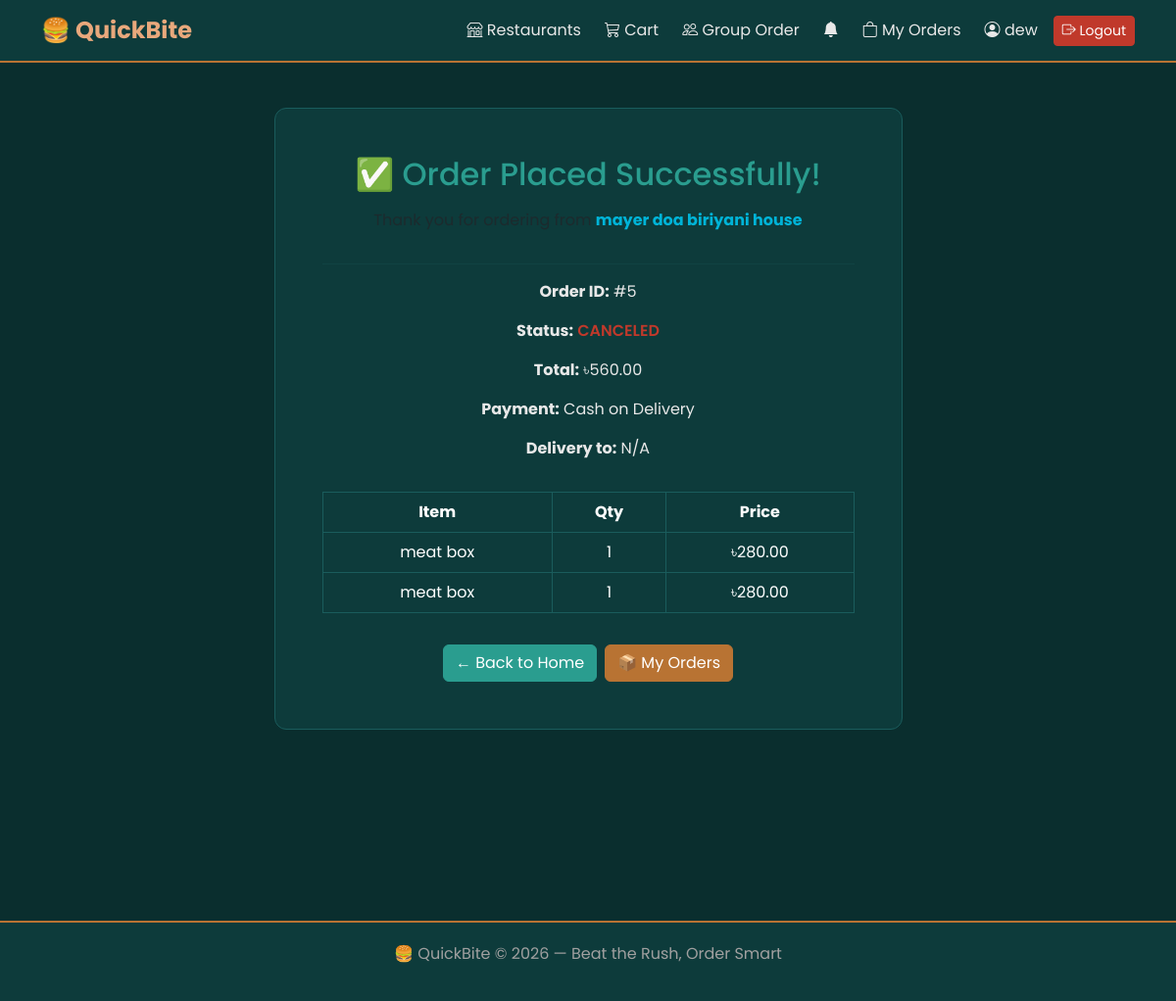
The page /orders/success/5/ (signed in) on the database as committed earlier.
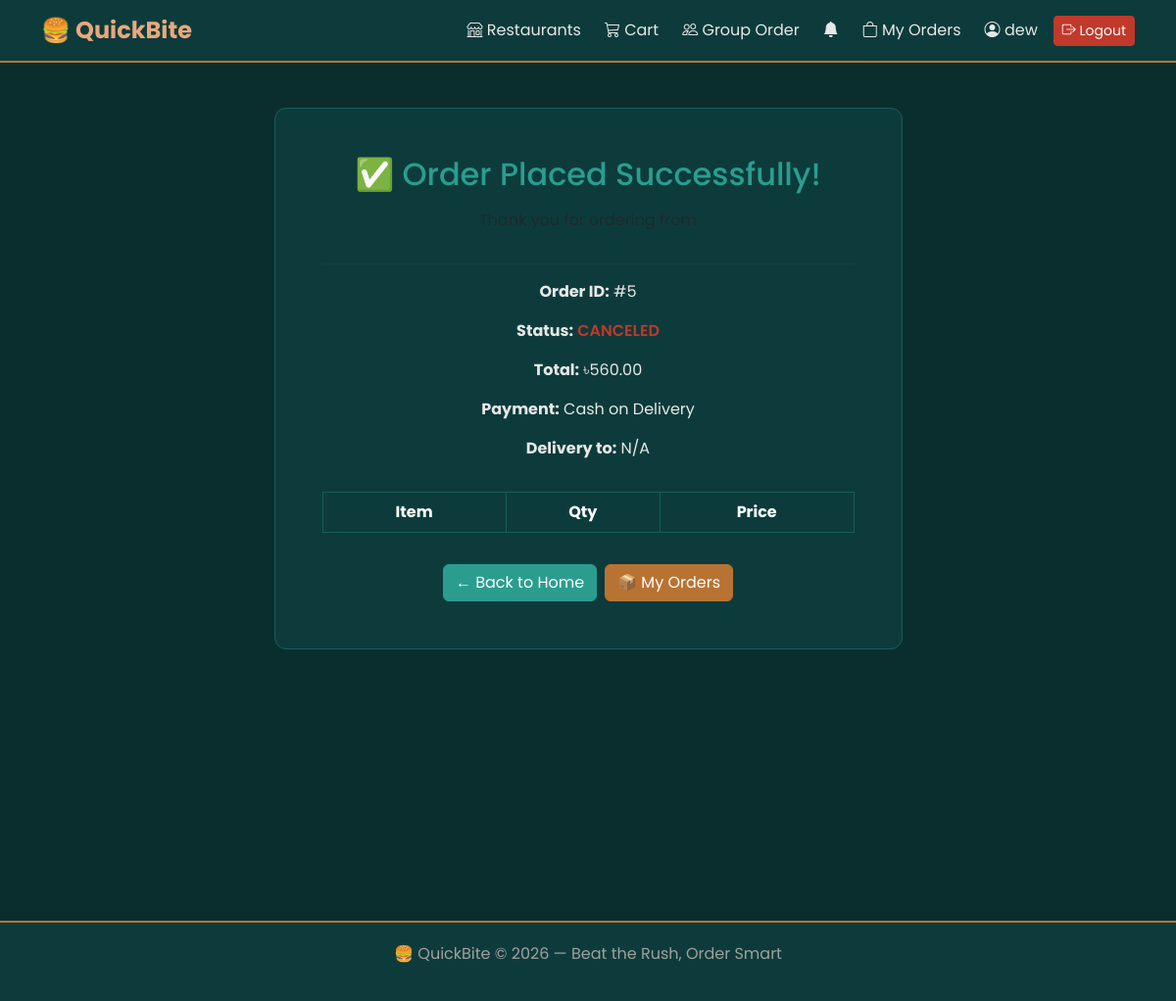
The same page on the database as committed later.
### orders/models.py (models this page shows, shortened)
class Order(models.Model):
    PAYMENT_CHOICES = [
        ('COD', 'Cash on Delivery'),
        ('BKASH', 'Bkash'),
        ('NAGAD', 'Nagad'),
    ]
    STATUS_CHOICES = [
        ('PENDING',    'Order Placed'),
        ('CONFIRMED',  'Confirmed'),
        ('PREPARING',  'Preparing'),
        ('ON_THE_WAY', 'On the Way'),
        ('DELIVERED',  'Delivered'),
        ('CANCELED',   'Canceled'),
    ]
    restaurant = models.ForeignKey(
        Restaurant, on_delete=models.SET_NULL,
        null=True, related_name='orders'
    )
    user = models.ForeignKey(
        settings.AUTH_USER_MODEL,
        on_delete=models.CASCADE
    )
    status = models.CharField(
        max_length=20,
        choices=STATUS_CHOICES,
        default='PENDING'
    )
    total_price = models.DecimalField(
        max_digits=10, decimal_places=2, default=0
    )
    delivery_charge = models.DecimalField(
        max_digits=6, decimal_places=2, default=0
    )
    is_paid = models.BooleanField(default=False)
    created_at = models.DateTimeField(auto_now_add=True)
    payment_method = models.CharField(
        max_length=10,
        choices=PAYMENT_CHOICES,
        default='COD'
    )
    customer_phone = models.CharField(max_length=15)
    customer_address = models.TextField()

class OrderItem(models.Model):
    order = models.ForeignKey(
        Order, on_delete=models.CASCADE,
        related_name='items'
    )
    menu_item = models.ForeignKey(
        MenuItem, on_delete=models.CASCADE
    )
    quantity = models.PositiveIntegerField(default=1)
    price = models.DecimalField(max_digits=8, decimal_places=2)

### restaurants/models.py (models this page shows, shortened)
class Restaurant(models.Model):
    owner = models.OneToOneField(
        settings.AUTH_USER_MODEL,
        on_delete=models.CASCADE,
        related_name='restaurant'
    )
    name = models.CharField(max_length=100)
    description = models.TextField()
    image = models.ImageField(upload_to='restaurant_images/', blank=True, null=True)
    address = models.CharField(max_length=255)
    phone = models.CharField(max_length=15, blank=True, null=True)
    opening_time = models.TimeField(blank=True, null=True)
    closing_time = models.TimeField(blank=True, null=True)
    is_active = models.BooleanField(default=True)

class MenuItem(models.Model):
    restaurant = models.ForeignKey(
        Restaurant,
        on_delete=models.CASCADE,
        related_name='menu_items'
    )
    name = models.CharField(max_length=100)
    description = models.TextField(blank=True)
    image = models.ImageField(upload_to='menu_item_images/', blank=True, null=True)
    price = models.DecimalField(max_digits=8, decimal_places=2)
    ingredients = models.TextField(blank=True, null=True)
    is_available = models.BooleanField(default=True)

### orders/views.py (the view)
# urls.py: path('success/<int:order_id>/', views.order_success, name='order_success'),
@login_required
def order_success(request, order_id):
    order = get_object_or_404(Order, id=order_id, user=request.user)
    return render(request, 'orders/order_success.html', {'order': order})

### orders/views.py (called while the page is built)
def notification_count(request):
    if request.user.is_authenticated:
        count = request.user.notifications.filter(is_read=False).count()
        return {'unread_notifications': count}
    return {'unread_notifications': 0}

### templates/orders/order_success.html (shortened to what this page needs)
{% extends 'base.html' %}
{% block content %}
<div class="row justify-content-center">
    <div class="col-md-7 text-center">
        <div class="card p-5">
            <h2 style="color:#2a9d8f;">✅ Order Placed Successfully!</h2>
            <p class="mt-2 text-muted">Thank you for ordering from
                <strong style="color:#00b4d8;">{{ order.restaurant.name }}</strong>
            </p>
            <hr style="border-color:#415a77;">
            <p><strong>Order ID:</strong> #{{ order.id }}</p>
            <p><strong>Status:</strong>
                <span class="status-{{ order.status }}">{{ order.status }}</span>
            </p>
            <p><strong>Total:</strong> ৳{{ order.total_price }}</p>
            <p><strong>Payment:</strong> {{ order.get_payment_method_display }}</p>
            <p><strong>Delivery to:</strong> {{ order.customer_address }}</p>
            <table class="table table-dark table-bordered mt-3">
                <thead>
                    <tr><th>Item</th><th>Qty</th><th>Price</th></tr>
                </thead>
                <tbody>
                    {% for item in order.items.all %}
                    <tr>
                        <td>{{ item.menu_item.name }}</td>
                        <td>{{ item.quantity }}</td>
                        <td>৳{{ item.price }}</td>
                    </tr>
                    {% endfor %}
                </tbody>
            </table>
            <div class="d-flex gap-2 justify-content-center mt-3">
                <a href="{% url 'home' %}" class="btn btn-primary">← Back to Home</a>
                <a href="{% url 'orders:my_orders' %}" class="btn btn-success">📦 My Orders</a>
            </div>
        </div>
    </div>
</div>
{% endblock %}

Rows that differ between the two databases and show on the page:
removed OrderItem: menu_item.name "meat box", quantity "1", price "280.00"
removed OrderItem: menu_item.name "meat box", quantity "1", price "280.00"
changed Order "CANCELED": restaurant.name "mayer doa biriyani house" → (not shown)
